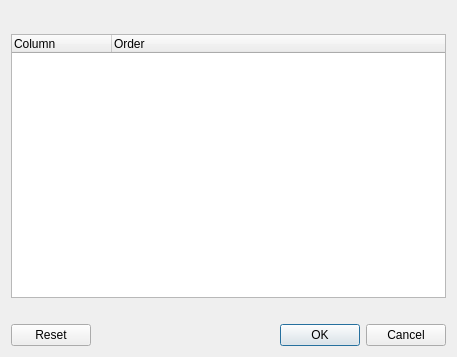
<?xml version="1.0" encoding="UTF-8"?>
<ui version="4.0">
 <class>SortDialog</class>
 <widget class="QDialog" name="SortDialog">
  <property name="geometry">
   <rect>
    <x>0</x>
    <y>0</y>
    <width>457</width>
    <height>357</height>
   </rect>
  </property>
  <property name="windowTitle">
   <string>Sort by columns</string>
  </property>
  <layout class="QVBoxLayout" name="verticalLayout_2">
   <item>
    <widget class="QToolBar" name="toolbar"/>
   </item>
   <item>
    <widget class="QTreeWidget" name="list">
     <property name="sizePolicy">
      <sizepolicy hsizetype="Expanding" vsizetype="Expanding">
       <horstretch>2</horstretch>
       <verstretch>0</verstretch>
      </sizepolicy>
     </property>
     <property name="editTriggers">
      <set>QAbstractItemView::NoEditTriggers</set>
     </property>
     <property name="dragEnabled">
      <bool>true</bool>
     </property>
     <property name="dragDropMode">
      <enum>QAbstractItemView::DragDrop</enum>
     </property>
     <property name="defaultDropAction">
      <enum>Qt::MoveAction</enum>
     </property>
     <property name="rootIsDecorated">
      <bool>false</bool>
     </property>
     <column>
      <property name="text">
       <string>Column</string>
      </property>
     </column>
     <column>
      <property name="text">
       <string>Order</string>
      </property>
     </column>
    </widget>
   </item>
   <item>
    <widget class="QLabel" name="sortByLabel">
     <property name="text">
      <string/>
     </property>
     <property name="wordWrap">
      <bool>true</bool>
     </property>
    </widget>
   </item>
   <item>
    <widget class="QDialogButtonBox" name="buttonBox">
     <property name="orientation">
      <enum>Qt::Horizontal</enum>
     </property>
     <property name="standardButtons">
      <set>QDialogButtonBox::Cancel|QDialogButtonBox::Ok|QDialogButtonBox::Reset</set>
     </property>
    </widget>
   </item>
  </layout>
 </widget>
 <resources/>
 <connections>
  <connection>
   <sender>buttonBox</sender>
   <signal>accepted()</signal>
   <receiver>SortDialog</receiver>
   <slot>accept()</slot>
   <hints>
    <hint type="sourcelabel">
     <x>248</x>
     <y>254</y>
    </hint>
    <hint type="destinationlabel">
     <x>157</x>
     <y>274</y>
    </hint>
   </hints>
  </connection>
  <connection>
   <sender>buttonBox</sender>
   <signal>rejected()</signal>
   <receiver>SortDialog</receiver>
   <slot>reject()</slot>
   <hints>
    <hint type="sourcelabel">
     <x>316</x>
     <y>260</y>
    </hint>
    <hint type="destinationlabel">
     <x>286</x>
     <y>274</y>
    </hint>
   </hints>
  </connection>
 </connections>
</ui>
